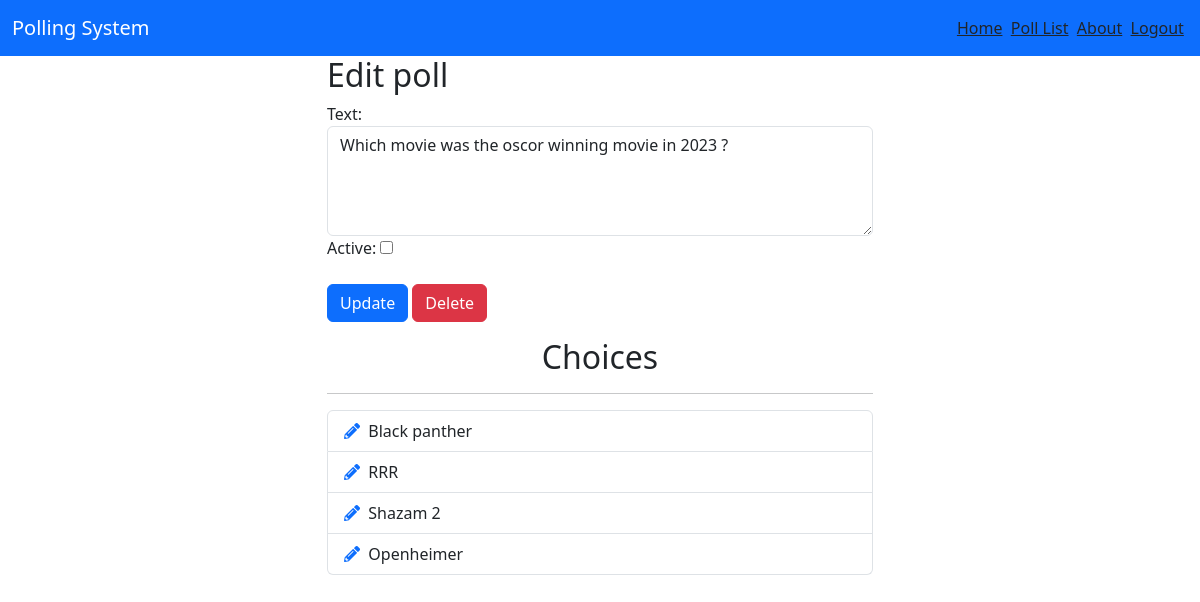
The page /polls/poll-edit/4 (signed in) on the database as committed earlier.
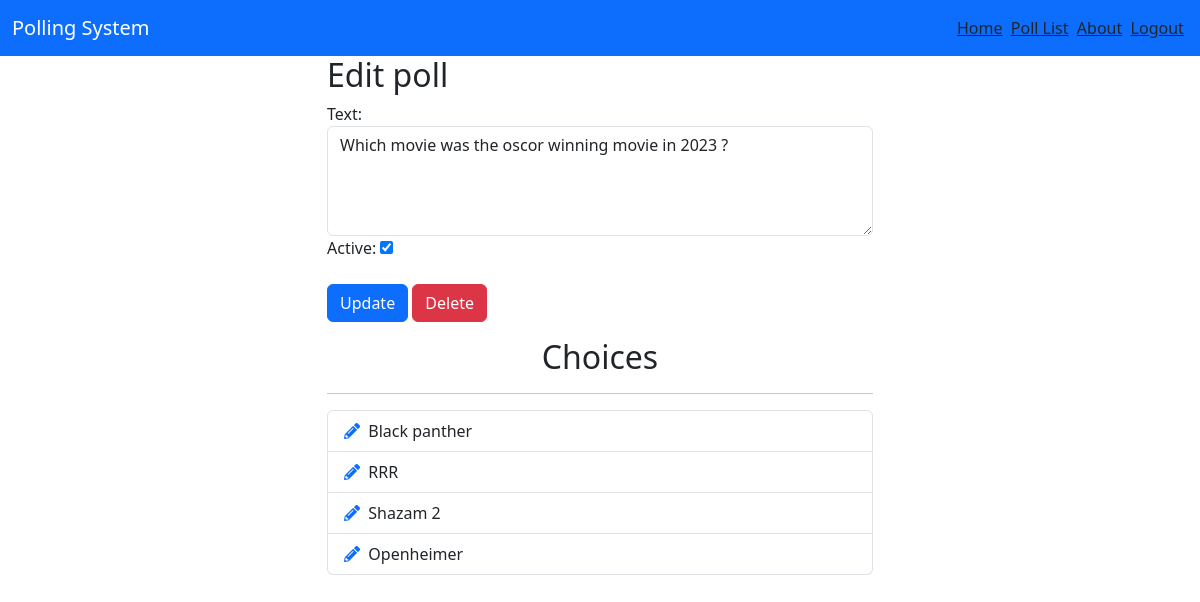
The same page on the database as committed later.
### poll/models.py (models this page shows, shortened)
class Poll(models.Model):
    owner = models.ForeignKey(User, on_delete=models.CASCADE)
    text = models.TextField()
    pub_date = models.DateTimeField(default=timezone.now)
    active = models.BooleanField(default=True)
    created_at = models.DateTimeField(auto_now_add=True)

### poll/views.py (the view, shortened to what this page needs)
# urls.py: path('poll-edit/<int:poll_id>',Poll_Edit.as_view(),name="poll-edit"),
class Poll_Edit(View):
    @method_decorator(login_required(login_url='accounts:login'))
    def get(self, request,poll_id,*args,**kwargs):
        poll=get_object_or_404(Poll,id=poll_id)
        return render(request,'poll-edit.html',{'poll':poll})

### poll/templates/poll-edit.html (shortened to what this page needs)
{% include "header.html" %}
<div class="container">
    <div class="row center">
        <div class="col-md-6 offset-md-3">
            <h2>Edit poll</h2>
            <form action="" method="POST">
                <label for="id_text">Text:</label>
                <textarea id="id_text" name="text" class="form-control" rows="4" required>{{ poll.text }}</textarea>
                 <label for="id_active">Active:</label>
                <input type="checkbox" id="id_active" name="active" {% if poll.active %} checked {% endif %}> <br> <br>
                <button type="submit" class="btn btn-primary">Update</button>
                <a href="{% url 'poll:poll-delete' poll.id %}" class="btn btn-danger"  role="button" onclick="return confirm('Are you sure to delete the poll?')">Delete</a>
            </form>
            <div class="choices">
                <h2 class="text-center mt-3">Choices</h2>
                <hr>
                <ul class="list-group">
                    {% for choice in poll.choice_set.all %}
                    <li class="list-group-item"><a href="{% url 'poll:choice-edit' choice.id %}"><i class="fas fa-pencil-alt"></i></a>&nbsp
                        {{ choice.choice_text }}</li>
                    {% endfor %}
                </ul>
            </div>
        </div>
    </div>
</div>
{% include "footer.html" %}

Rows that differ between the two databases and show on the page:
changed Poll: active "☐" → "☑"
